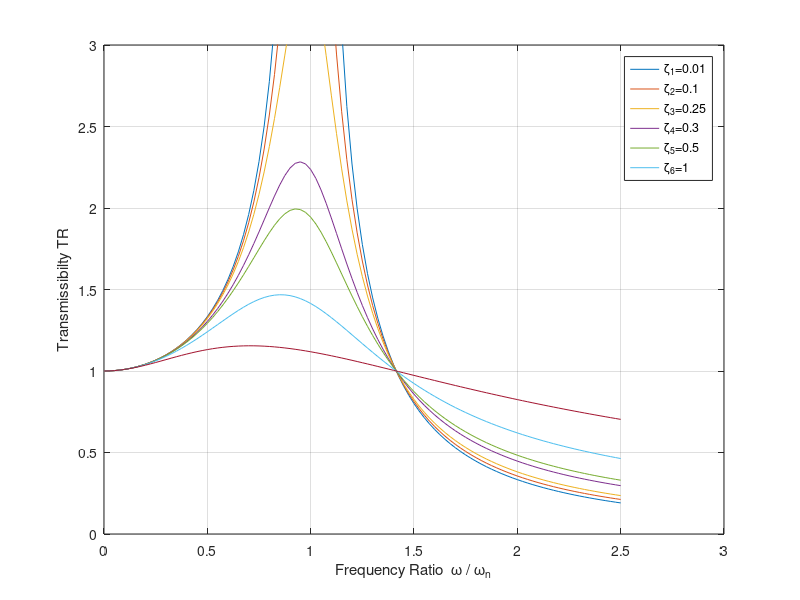
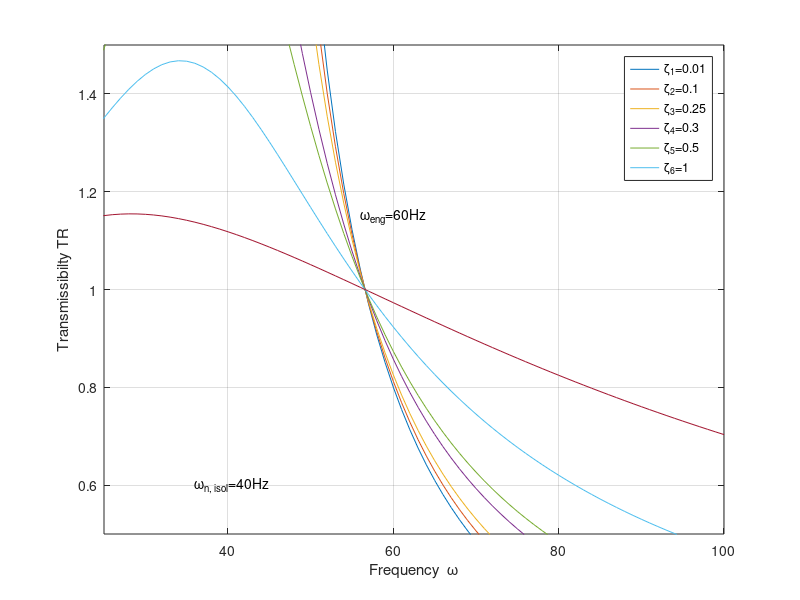

Recreate these plots in MATLAB, in order.
% % Matlab script to calculate Transmissibility versus
% the frequency ratio, isolator natural frequency and for different damping ratios.
% 

clear
clc
close all

zeta = [.01;.10;.15;.25;.3;.5;1.0];        % Damping Factors
om = 0:1:100;                                    % Frequency
omnat=40; %natural frequency isolator
omega=om./omnat;
%
for i=1:length(zeta)
    fn = sqrt(1+(2.*zeta(i).*omega).^2);
    fd = sqrt((1-omega.^2).^2+(2.*zeta(i).*omega).^2);
   Td(i,:)= fn./fd;
end

valuestr=Td(:,60);

plot(omega,Td)
hold on
xlabel('Frequency Ratio  \omega / \omega_{n}')
ylabel('Transmissibilty TR')
legend('\zeta_1=0.01','\zeta_2=0.1','\zeta_3=0.25','\zeta_4=0.3',...
    '\zeta_5=0.5','\zeta_6=1');
axis([0 3 0 3]);
grid on

figure(2)
plot(om,Td)
xlabel('Frequency  \omega')
ylabel('Transmissibilty TR')
legend('\zeta_1=0.01','\zeta_2=0.1','\zeta_3=0.25','\zeta_4=0.3',...
    '\zeta_5=0.5','\zeta_6=1');
axis([25 100 0.5 1.5]);
grid on
text(36,0.6,'\omega_{n, isol}=40Hz')
text(56,1.15,'\omega_{eng}=60Hz')
